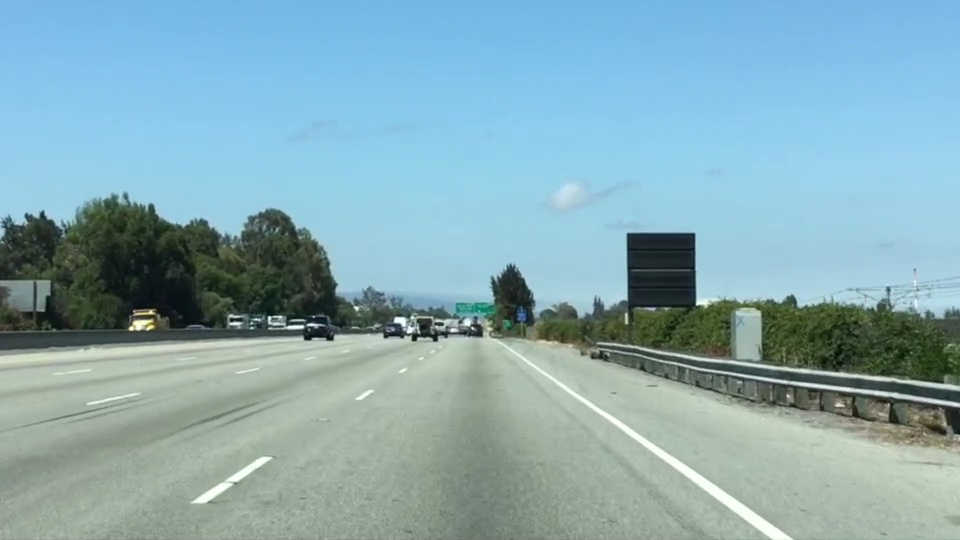
#> input picture src/Project1_FindingLaneLines/test.jpg, 960 x 540 px
$ jupyter execute --allow-errors FindingLaneLines_Quiz1_Quiz2.ipynb   (shell and % lines are left out)
#> lines starting #> are read from the running program, lines starting #| are printed output that depends on the picture; after the words box and inside, x2 and y2 are one past the last pixel; in counts of white or black regions, pixels touching at a corner belong together
### src/Project1_FindingLaneLines/utils/RegionSelect.py
import numpy as np
import cv2

def ColorSelect(image, rgb_threshold):
    color_select = np.copy(image)
    # Do a boolean or with the "|" character to identify
    # pixels below the thresholds
    color_mask = (image[:, :, 0] < rgb_threshold[0]) \
                 | (image[:, :, 1] < rgb_threshold[1]) \
                 | (image[:, :, 2] < rgb_threshold[2])
    color_select[color_mask] = [0, 0, 0]
    return color_select, color_mask


# Define a triangle region of interest
# Keep in mind the origin (x=0, y=0) is in the upper left in image processing
def TriangularRegionSelect(image, left_bottom, right_bottom, apex):
    region_select = np.copy(image)
    # Grab the x and y size and make a copy of the image
    ysize = image.shape[0]
    xsize = image.shape[1]

    # Fit lines (y=Ax+B) to identify the  3 sided region of interest
    # np.polyfit() returns the coefficients [A, B] of the fit
    fit_left = np.polyfit((left_bottom[0], apex[0]), (left_bottom[1], apex[1]), 1)
    fit_right = np.polyfit((right_bottom[0], apex[0]), (right_bottom[1], apex[1]), 1)
    fit_bottom = np.polyfit((left_bottom[0], right_bottom[0]), (left_bottom[1], right_bottom[1]), 1)

    # Find the region inside the lines
    XX, YY = np.meshgrid(np.arange(0, xsize), np.arange(0, ysize))
    region_mask = (YY > (XX*fit_left[0] + fit_left[1])) & \
                        (YY > (XX*fit_right[0] + fit_right[1])) & \
                        (YY < (XX*fit_bottom[0] + fit_bottom[1]))

    # Color pixels red which are inside the region of interest
    region_select[region_mask] = [255, 0, 0]
    return region_select, region_mask

# [5 lines left out: function PolyRegionSelect, not called in this run]


def TriangularRegionAndColorSelect(image, left_bottom, right_bottom, apex, rgb_threshold):
    line_image = np.copy(image)

    region_select, region_mask = TriangularRegionSelect(image, left_bottom, right_bottom, apex)

    # Mask pixels below the threshold
    color_select, color_mask = ColorSelect(image, rgb_threshold)

    # Mask color and region selection
    color_select[color_mask | ~region_mask] = [0, 0, 0]
    # Color pixels red where both color and region selections met
    line_image[~color_mask & region_mask] = [255, 0, 0]

    return line_image, color_select

### src/Project1_FindingLaneLines/FindingLaneLines_Quiz1_Quiz2.ipynb
[cell 1]
import matplotlib.pyplot as plt
import matplotlib.image as mpimg
import numpy as np
from utils.RegionSelect import *

# Read in the image
image = mpimg.imread('test.jpg')
#> image is the input picture: shape (540, 960, 3); mean R, G, B 135.5, 171.1, 179.2

[cell 2]
color_select = np.copy(image)
# Define color selection criteria
###### MODIFY THESE VARIABLES TO MAKE YOUR COLOR SELECTION
red_threshold = 202
green_threshold = 204
blue_threshold = 190
######
rgb_threshold = [red_threshold, green_threshold, blue_threshold]
color_select, color_thresholds = ColorSelect(image, rgb_threshold)
#> in ColorSelect, `color_mask = (image[:, :, 0] < rgb_threshold[0]) \ | (image[:, :, 1] <..`:
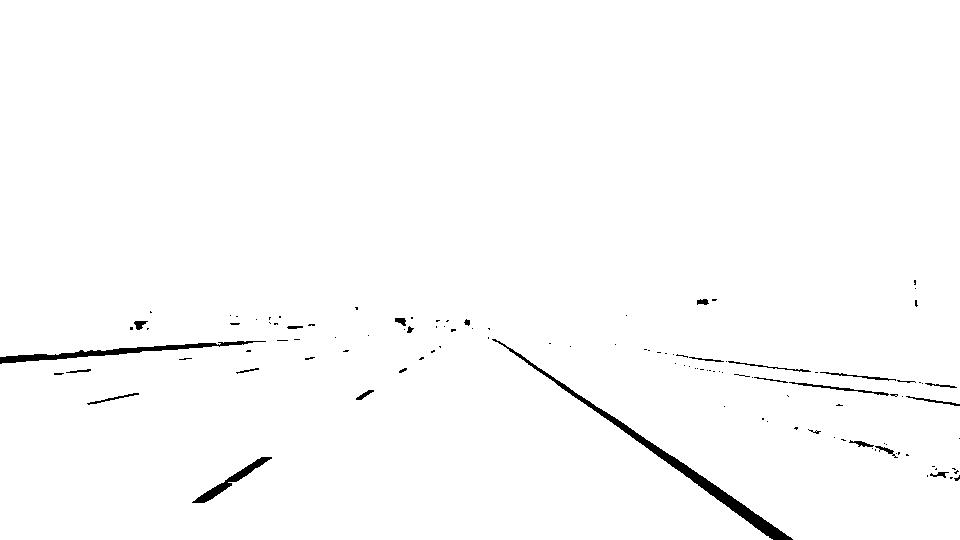
#> color_mask: shape (540, 960) bool; 98.8% white; 117 black regions (91 under 20 px), largest, box (x1, y1, x2, y2) and area: (492, 339, 793, 540) 2463, (0, 341, 266, 364) 1269, (192, 457, 272, 503) 617

# Display the image
plt.figure(figsize=(10,10))
plt.imshow(color_select)

# Uncomment the following code if you are running the code locally and wish to save the image
# mpimg.imsave("test-after.jpg", color_select)

# Region Masking

[cell 3]
left_bottom = [160, 539]
right_bottom = [780, 539]
apex = [476, 320]

region_select, mask = TriangularRegionSelect(image, left_bottom, right_bottom, apex)
#> in TriangularRegionSelect, `region_select[region_mask] = [255, 0, 0]`:
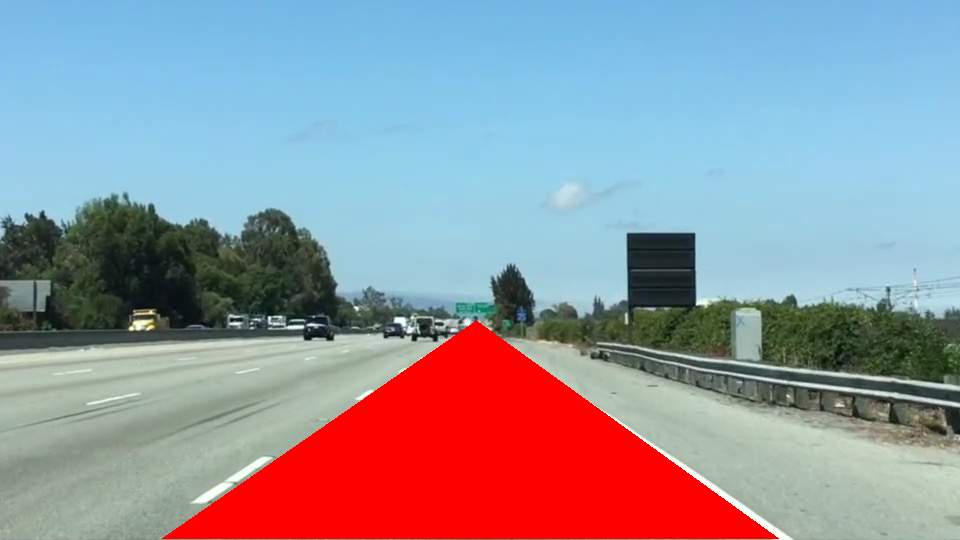
#> region_select: shape (540, 960, 3); 13.04% of pixels changed, all inside (x1, y1, x2, y2) = (162, 320, 779, 539)
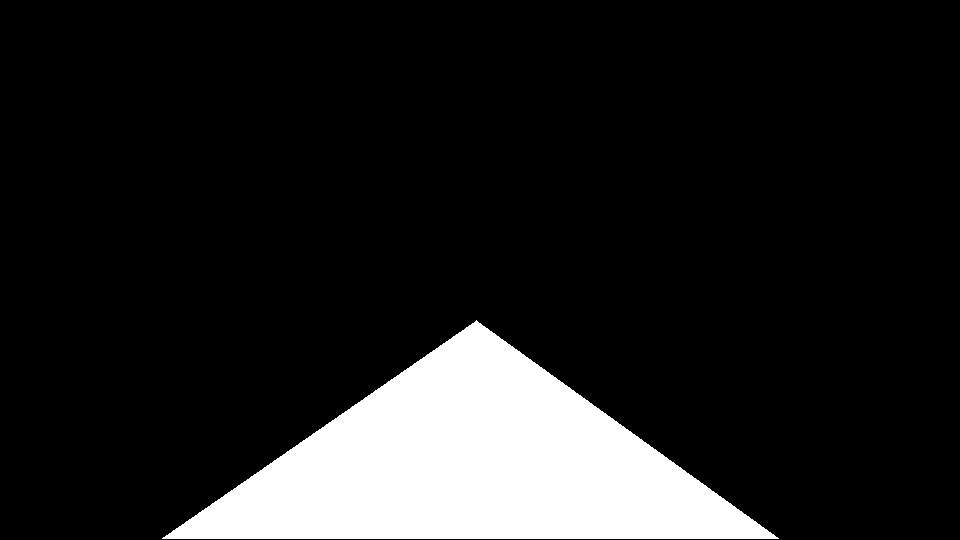
#> mask: shape (540, 960) bool; 13% white; 1 white region, box (x1, y1, x2, y2) and area: (162, 320, 779, 539) 67581

# Display the image
plt.figure(figsize=(10,10))
plt.imshow(mask)

[cell 4]
mask.shape
#> Out = (540, 960)

[cell 5]
import cv2
def PolyRegionSelect(image, vertices):
    region_mask = np.zeros(image.shape)
    region_select = cv2.fillPoly(image, vertices, [255, 0, 0])
    region_mask = cv2.fillPoly(region_mask, vertices, [1, 0, 0])[:,:,0].astype(bool)
    return region_select, region_mask

[cell 6]
imshape = image.shape
#> imshape = (540, 960, 3)
vertices = np.array([[(0,imshape[0]),(450, 290), (490, 290), (imshape[1],imshape[0])]], dtype=np.int32)
#> (the rest of this cell did not finish here and is left out)

# Quiz 2

[cell 7]
left_bottom = [120, 539]
right_bottom = [800, 539]
apex = [476, 320]
red_threshold = 200
green_threshold = 200
blue_threshold = 200

rgb_threshold = [red_threshold, green_threshold, blue_threshold]

line_image, color_select = TriangularRegionAndColorSelect(image, left_bottom, right_bottom, apex, rgb_threshold)
#> in TriangularRegionSelect (call 2), `region_select[region_mask] = [255, 0, 0]`:
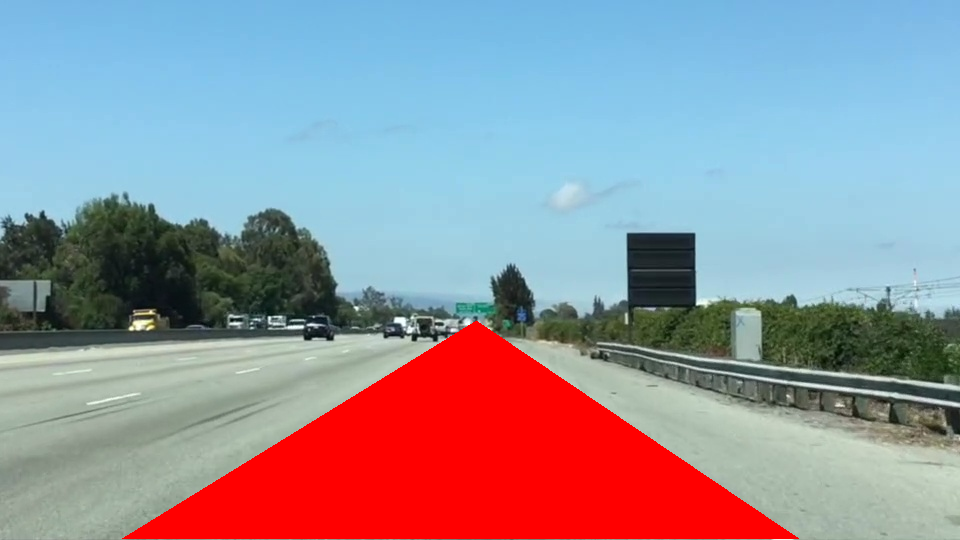
#> region_select: shape (540, 960, 3); 14.3% of pixels changed, all inside (x1, y1, x2, y2) = (122, 321, 799, 539)
#> in TriangularRegionAndColorSelect, `region_select, region_mask = TriangularRegionSelect(image, left_bottom..`:
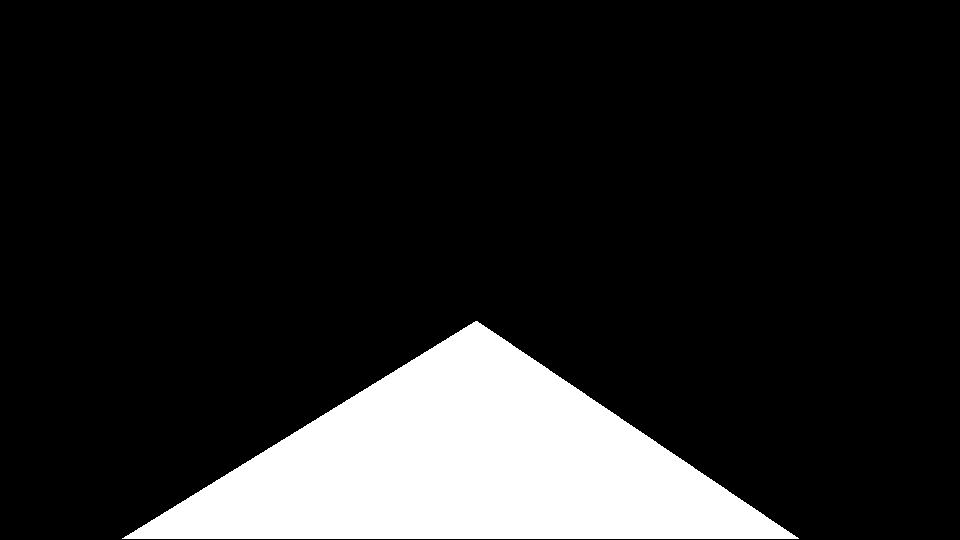
#> region_mask: shape (540, 960) bool; 14.3% white; 1 white region, box (x1, y1, x2, y2) and area: (122, 321, 799, 539) 74121
#> in ColorSelect (call 2), `color_mask = (image[:, :, 0] < rgb_threshold[0]) \ | (image[:, :, 1] <..`:
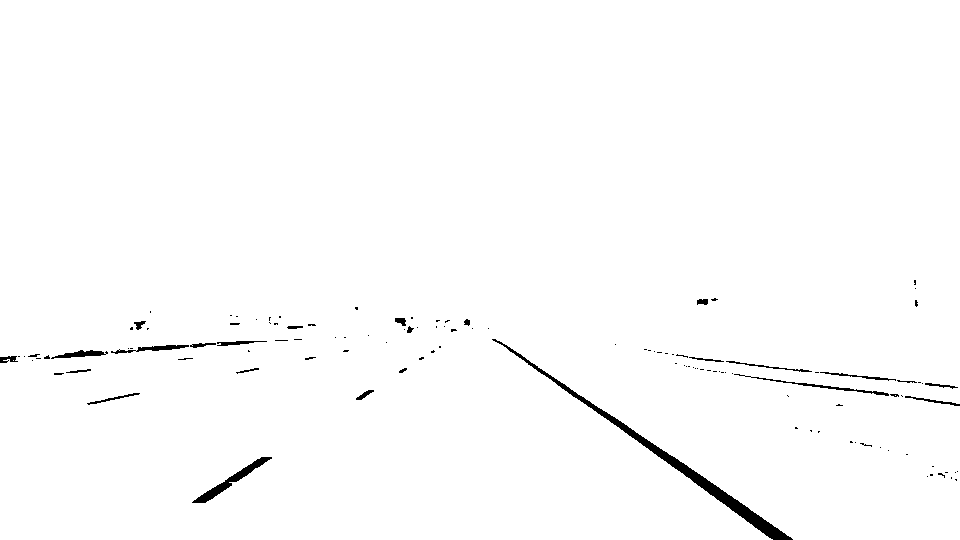
#> color_mask: shape (540, 960) bool; 98.9% white; 121 black regions (95 under 20 px), largest, box (x1, y1, x2, y2) and area: (492, 339, 793, 540) 2493, (192, 457, 272, 503) 624, (734, 374, 889, 396) 302
#> in TriangularRegionAndColorSelect, `color_select[color_mask | ~region_mask] = [0, 0, 0]`:
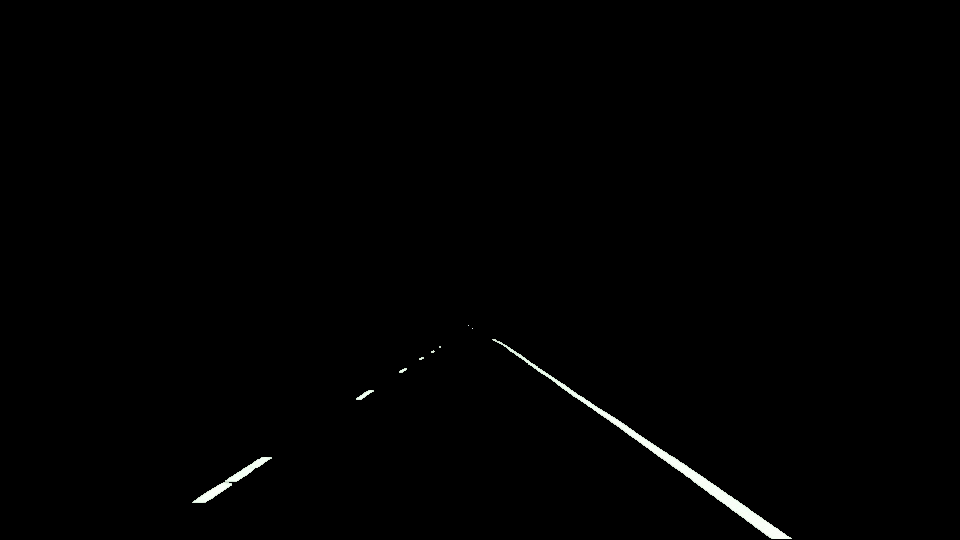
#> color_select: shape (540, 960, 3); mean R, G, B 1.5, 1.5, 1.5
#> in TriangularRegionAndColorSelect, `line_image[~color_mask & region_mask] = [255, 0, 0]`:
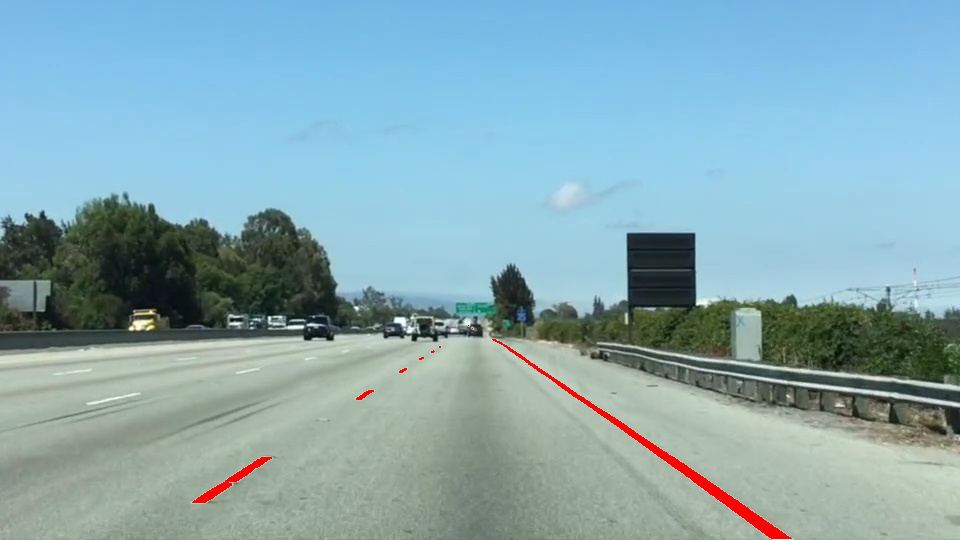
#> line_image: shape (540, 960, 3); 0.62% of pixels changed, all inside (x1, y1, x2, y2) = (192, 325, 792, 539)

# Display the image and show region and color selections
plt.figure(figsize=(10,10))
plt.imshow(image)
x = [left_bottom[0], right_bottom[0], apex[0], left_bottom[0]]
y = [left_bottom[1], right_bottom[1], apex[1], left_bottom[1]]
plt.plot(x, y, 'b--', lw=4)
plt.imshow(color_select)
plt.imshow(line_image)
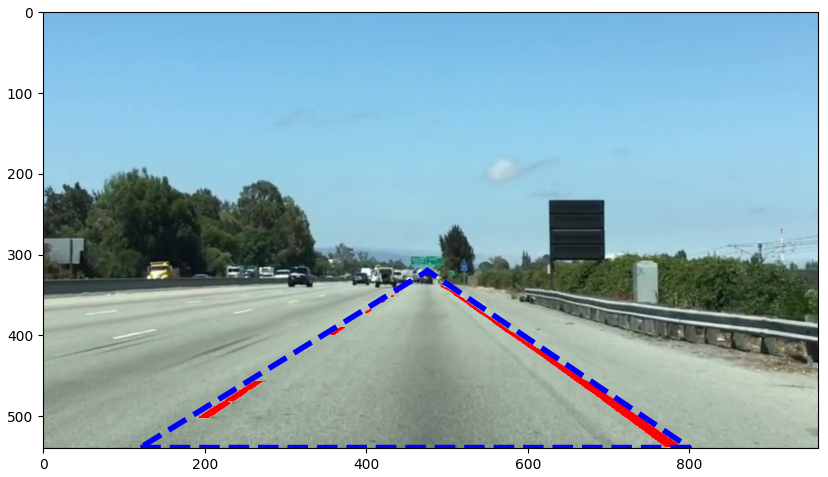
#> figure drawn by matplotlib, 1 panel
